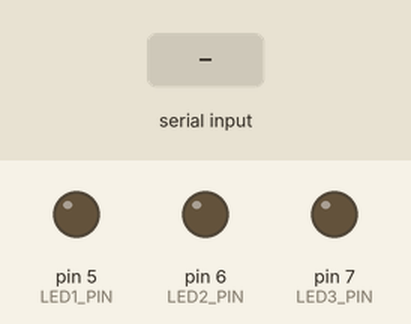
The sketch below on a simulated Arduino Uno, built with avr-gcc and run on an emulated ATmega328P. Parts: output pins drawn as LEDs (lit = HIGH). The inputs (shaded band) are chosen by the test bench.

Above: at 1.2 s.
1.3 s: "1" received over Serial
At 2.1 s:
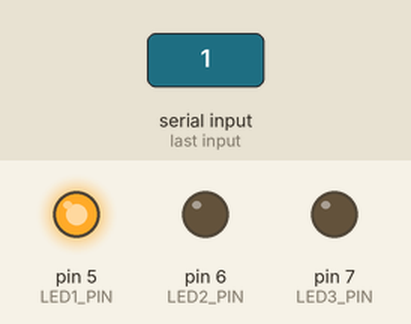
2.8 s: "3" received over Serial
At 3.2 s:
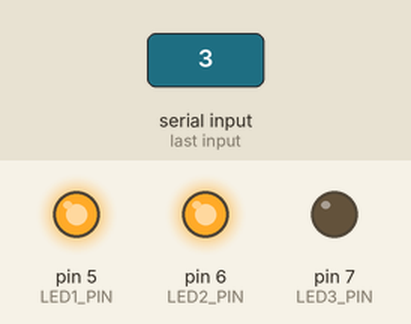
4.3 s: "2" received over Serial
At 5.5 s:
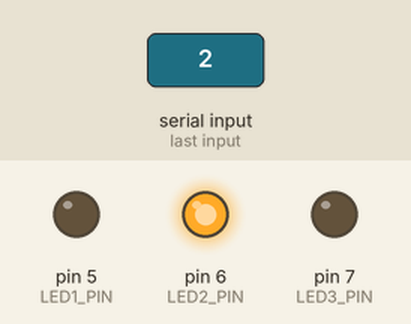
5.8 s: "5" received over Serial
At 6.7 s:
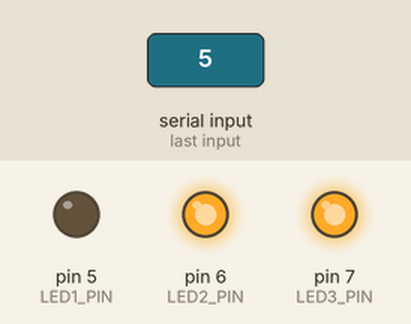
7.3 s: "4" received over Serial
At 7.9 s:
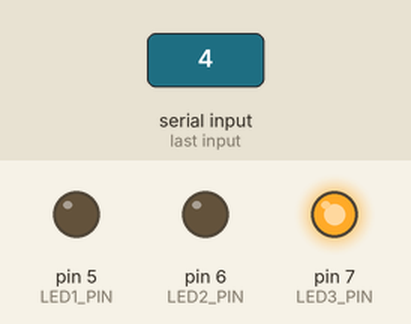
8.8 s: "6" received over Serial
At 10.2 s:
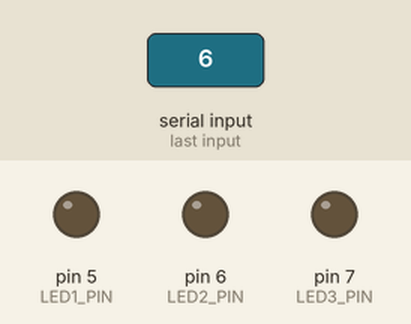
Timing chart, 0 to 11.3 s (numbered marks = the images above; inputs shaded):
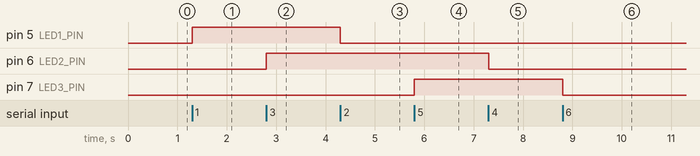

Measured:
- after the input at 1.3 s, pin 5 (LED1_PIN): LOW → HIGH at once
- after the input at 2.8 s, pin 6 (LED2_PIN): LOW → HIGH at once
- after the input at 4.3 s, pin 5 (LED1_PIN): HIGH → LOW at once
- after the input at 5.8 s, pin 7 (LED3_PIN): LOW → HIGH at once
- after the input at 7.3 s, pin 6 (LED2_PIN): HIGH → LOW at once
- after the input at 8.8 s, pin 7 (LED3_PIN): HIGH → LOW at once

The sketch:

Led_Control_With_Python_on_Arduino.ino
```cpp
int LED1_PIN = 5;
int LED2_PIN = 6;
int LED3_PIN = 7;

void setup() {
  pinMode(LED1_PIN, OUTPUT);
  pinMode(LED2_PIN, OUTPUT);
  pinMode(LED3_PIN, OUTPUT);
  Serial.begin(9600);
}

void loop() {
  if (Serial.available() > 0) {
    char command = Serial.read();
    if (command == '1') {
      digitalWrite(LED1_PIN, HIGH);
    } else if (command == '2') {
      digitalWrite(LED1_PIN, LOW);
    } else if (command == '3') {
      digitalWrite(LED2_PIN, HIGH);
    } else if (command == '4') {
      digitalWrite(LED2_PIN, LOW);
    } else if (command == '5') {
      digitalWrite(LED3_PIN, HIGH);
    } else if (command == '6') {
      digitalWrite(LED3_PIN, LOW);
    }
  }
}
```
